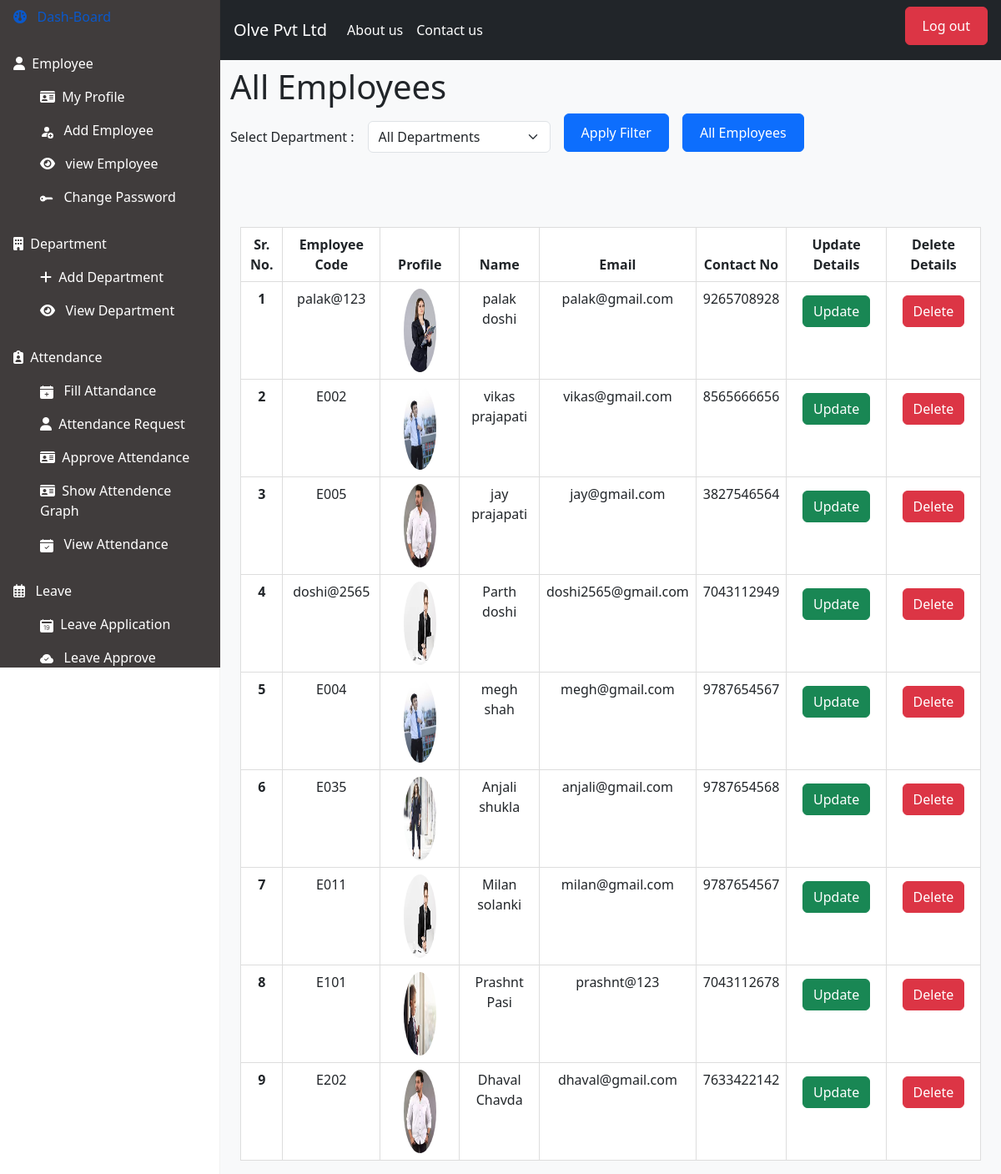
Page /view_all_employee/ (signed in) on the earlier database version.
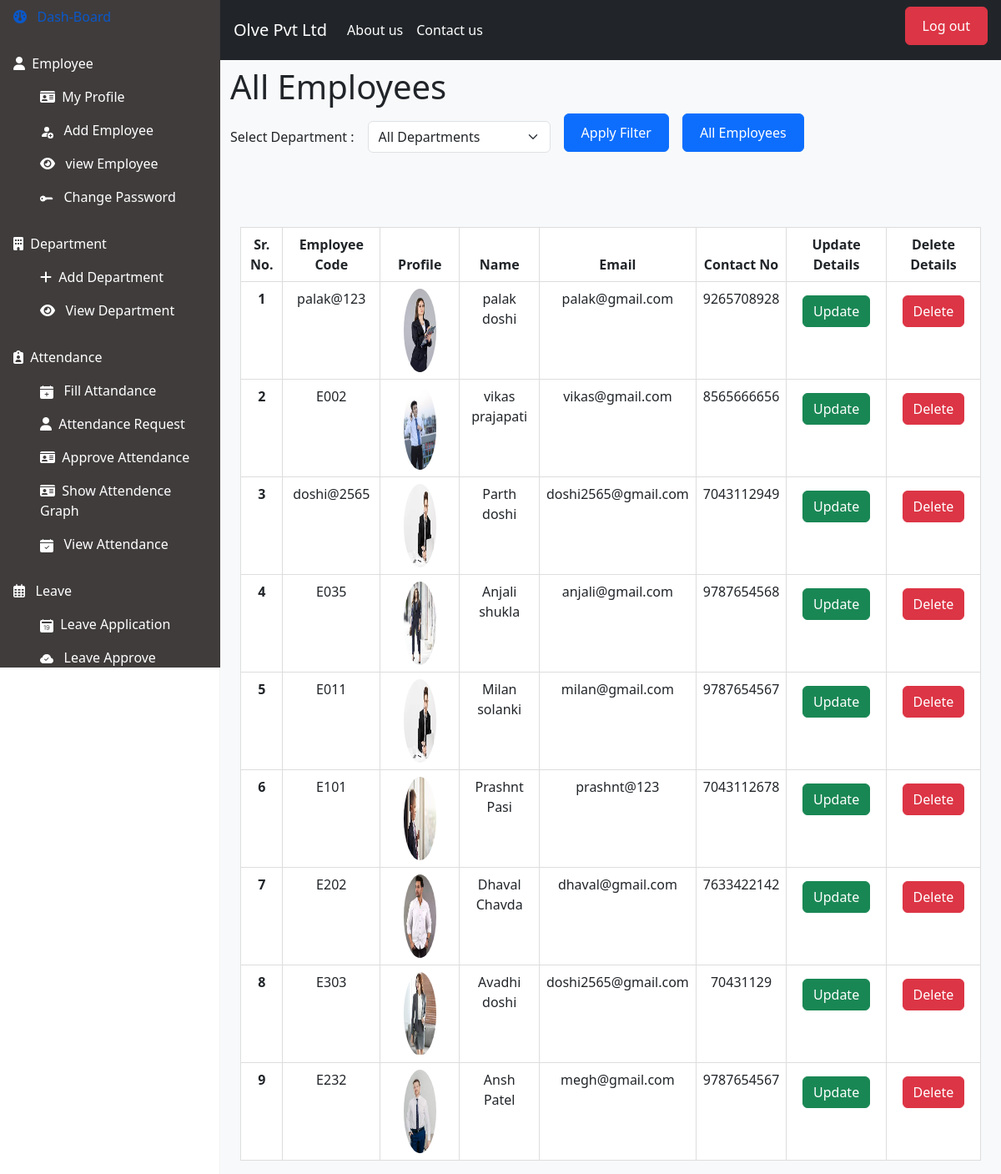
Same page on the later database version.
### hr/models.py (models this page shows, shortened)
class Employee(models.Model):
    user = models.ForeignKey(User,on_delete=models.CASCADE)
    id = models.BigAutoField(primary_key=True)
    emp_code = models.CharField(unique=True, max_length=20) #emp id for login
    profile = models.ImageField(upload_to="images",blank=True,null=True)
    email = models.EmailField()
    mobile_number = models.CharField(max_length=13,null=True,blank=True)
    date_of_birth = models.DateField()
    employee_address = models.TextField(max_length=1000)
    city_id = models.ForeignKey(City, null=True, blank=True, on_delete=models.CASCADE)
    state_id = models.ForeignKey(State, null=True, blank=True, on_delete=models.CASCADE)
    aadhar_number = models.CharField(max_length=12, null=True, blank=True,unique=True)
    pan_number = models.CharField(max_length=10, null=True, blank=True,unique=True)
    dep_id = models.ForeignKey(Department, null=True, blank=True, on_delete=models.CASCADE)
    designation_id = models.ForeignKey(Designation, null=True, blank=True, on_delete=models.CASCADE)
    date_of_joining = models.DateField()
    is_hr = models.BooleanField(default=False)
    is_employee = models.BooleanField(default=False)

### hr/views.py (the view, shortened to what this page needs)
# urls.py: path('view_all_employee/',view_all_employee,name='view_all_employee'),
def view_all_employee(request):
    print(request.method)
    user = User.objects.filter(username=request.session.get('username'))
    emp_id = Employee.objects.filter(user=user[0]).first()
    all_deps = Department.objects.all()
    context = {
        'departments': all_deps,
        'employees': Employee.objects.all(),
        'is_hr': emp_id.is_hr
     }
    return render(request,'view_all_employee.html',context)

### hr/models.py (called while the page is built)
    def __str__(self):
        return self.department_name

### hr/templates/view_all_employee.html (shortened to what this page needs)
{% extends "index.html" %}
{% load static %}
{% block mycontent %}
 <div class="container mt-2">
    <h1>All Employees</h1>
    <form method="post" id="add-dep-form" action="{% url 'view_all_employee' %}" class="row g-3 align-items-center">
        <div class="col-auto">
            <label for="dep_filter">Select Department :</label>
        </div>
        <div class="col-auto">
            <select id="dep_filter" name="dep_filter" class="form-select">
                <option value="">All Departments</option>
            </select>
        </div>
        <div class="col-auto">
            <button type="submit" class="btn btn-primary">Apply Filter</button>
        </div>
        <div class="col-auto">
            <button class="btn btn-primary">
                <a style="text-decoration: none; color: white;" href="{% if start_date and end_date %}{% url 'download_attendance_csv' start_date=start_date end_date=end_date %}{% endif %}">All Employees</a>
            </button>
        </form>
        </div>
    <br/>
    <div class="container">
    <table class="table">
        <thead>
            <tr>
                <th scope="col">Sr. No.</th>
                <th scope="col">Employee Code</th>
                <th scope="col">Profile</th>
                <th scope="col">Name</th>
                <th scope="col">Email</th>
                <th scope="col">Contact No</th>
                <th scope="col">Update Details</th>
                <th scope="col">Delete Details</th>
            </tr>
        </thead>
        <tbody>
            {% for emp in employees%}
            <tr>
                <th scope="row">{{ forloop.counter }}</th>
                <td>{{emp.emp_code}}</td>
                <div class="round-image-container">
                <td><img src="/media/{{ emp.profile }}" style="height : 100px" "width : 60px" class="round-image"></td>
                </div>
                <td>{{emp.user.first_name|add:" "|add:emp.user.last_name }}</td>
                <td>{{emp.email}}</td>
                <td>{{emp.mobile_number}}</td>
                <td>
                <a href="{% url 'update_employee' emp.id %}" class="btn btn-success m-2"> Update</a>
                </td>
                <td>
                <a href="{% url 'deactivate_employee' emp.id %}" class="btn btn-danger m-2"> Delete</a>
                </td>
            </tr>
            {% endfor %}
        </tbody>
    </table>
</div>
{% endblock %}

Differences in the rows shown:
removed Employee: emp_code "E005", profile (picture), user.first_name|add "jay prajapati", email "jay@gmail.com", mobile_number "3827546564"
removed Employee: emp_code "E004", profile (picture), user.first_name|add "megh shah", email "megh@gmail.com", mobile_number "9787654567"
added Employee: emp_code "E303", profile (picture), user.first_name|add "Avadhi doshi", email "doshi2565@gmail.com", mobile_number "70431129"
added Employee: emp_code "E232", profile (picture), user.first_name|add "Ansh Patel", email "megh@gmail.com", mobile_number "9787654567"
